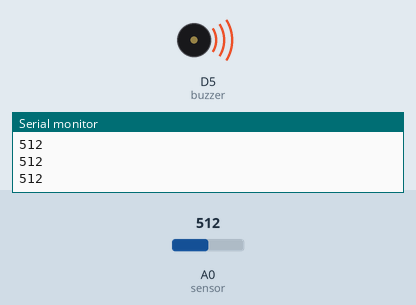
Bench run of a sketch on a simulated ESP8266 (NodeMCU). Shown: buzzer (waves = sounding, pin HIGH), the last lines printed to the serial monitor. The test bench sets the inputs (shaded band); at power-on: A0 (sensor) = 512.

Above: at 1.25 s.
1.3 s: A0 (sensor) set to 490
At 2.0 s:
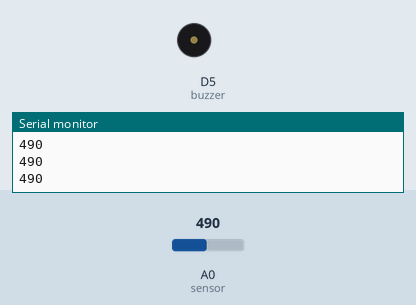
2.8 s: A0 (sensor) set to 510
At 5.7 s:
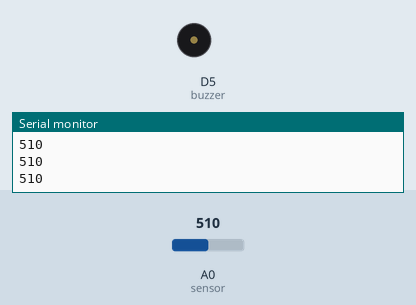
5.8 s: A0 (sensor) set to 306
At 6.7 s:
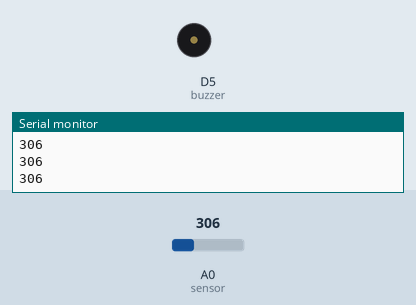
7.3 s: A0 (sensor) set to 511
At 7.8 s:
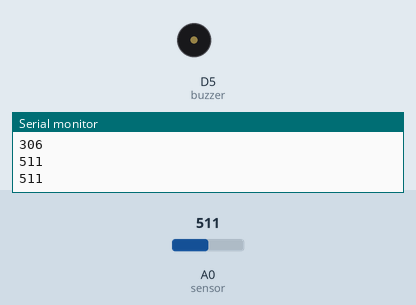
Timing chart, 0 to 11.3 s (numbered marks = the images above; inputs shaded):
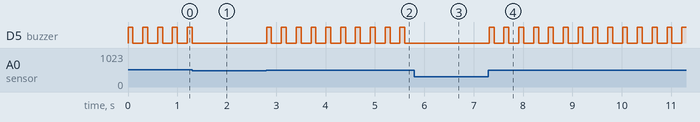

The sketch:

gas_sensor.ino
```cpp
#define sensor A0
#define buzzer D5

void setup() {
  Serial.begin(115200);
  pinMode(buzzer, OUTPUT);
  // put your setup code here, to run once:

}

void loop() {
  Serial.println(analogRead(sensor));
  if (analogRead(sensor) > 500){
    digitalWrite(buzzer, 1);
    delay(100);
    digitalWrite(buzzer, 0);
    delay(100);
  }
  delay(100);
  // put your main code here, to run repeatedly:

}
```

Measured:
- the behaviour switches between 501 and 500 on A0 (sensor) (found by bisection; images 0 and 1)
- after the input at 1.3 s, D5 (buzzer): goes on until 1.3 s, then stays LOW
- after the input at 2.8 s, D5 (buzzer): alternates HIGH for 0.10 s and LOW for 0.20 s, starting at once
- after the input at 5.8 s, D5 (buzzer): stops changing and stays LOW
- after the input at 7.3 s, D5 (buzzer): alternates HIGH for 0.10 s and LOW for 0.20 s, starting at once
- by itself, D5 (buzzer): alternates HIGH for 0.10 s and LOW for 0.20 s
